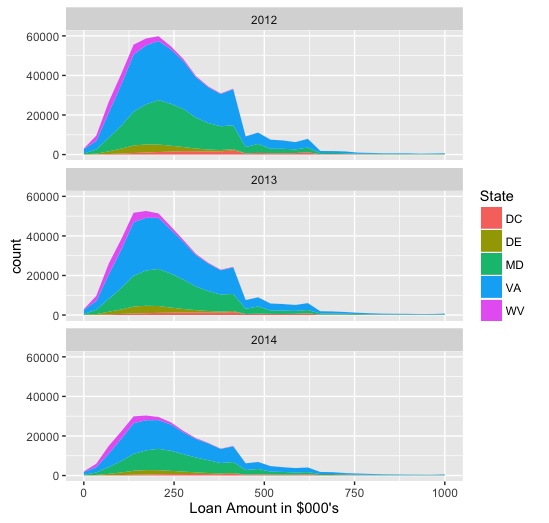

Write the R code that produced this figure.
require("dplyr")
require("ggplot2")
require("ggthemes")
dataframe<-read.csv("hdma_expanded.csv", stringsAsFactors = FALSE)
filtered<-dataframe%>%select(Loan_Amount_000, State, As_of_Year)%>%filter(!is.na(Loan_Amount_000), !is.na(State), !is.na(As_of_Year))%>%group_by(State, As_of_Year)
ggplot() + coord_cartesian() + scale_x_continuous() + scale_y_continuous() + facet_wrap(~As_of_Year,nrow=3) + layer(filtered, mapping = aes(Loan_Amount_000, fill=State), stat="bin", geom="area", position="stack") + xlim(0,1000) + xlab("Loan Amount in $000's") 
